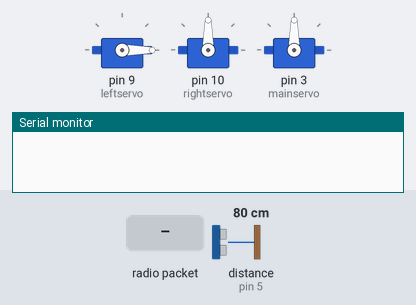
The sketch below on a simulated Arduino Uno, built with avr-gcc and run on an emulated ATmega328P. Parts: 3 × servo, the last lines printed to the serial monitor. Wiring (inferred from the names in the program): ultrasonic range finder: trigger pin 4; echo pin 5. Inputs (shaded band) come from the test bench; at power-on: distance to the obstacle (sensor on pin 5) 80 cm. The echo pulse lasts 58.3 µs per cm; no radio packets arrive unless stated.

Above: at 1.2 s.
1.3 s: radio packet "90" arrives
3.0 s: radio packet "200" arrives
At 3.9 s:
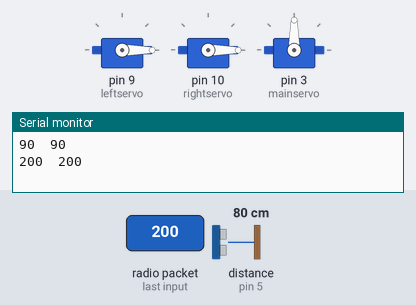
4.7 s: distance to the obstacle (sensor on pin 5) set to 12 cm
6.2 s: distance to the obstacle (sensor on pin 5) set to 9 cm
At 7.0 s:
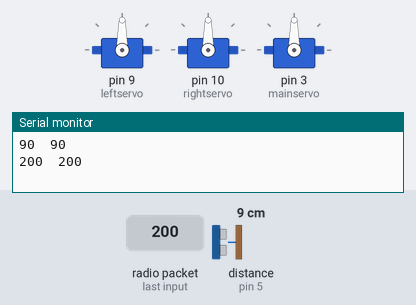
7.7 s: distance to the obstacle (sensor on pin 5) set to 18 cm
At 8.1 s:
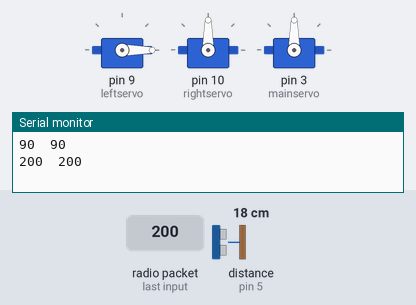
Timing chart, 0 to 10.2 s (numbered marks = the images above; inputs shaded):
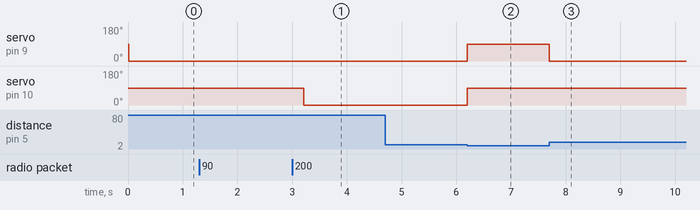

Measured:
- the behaviour switches between 11 and 10 cm on distance to the obstacle (sensor on pin 5) (found by bisection; images 1 and 2)
- after the input at 3.0 s, servo on pin 10 (rightservo): 90° → 0° after 0.21 s
- after the input at 4.7 s, every drawn part: stays the same
- after the input at 6.2 s, servo on pin 9 (leftservo), servo on pin 10 (rightservo): 0° → 90° at once
- after the input at 7.7 s, servo on pin 9 (leftservo): 90° → 0° at once

The sketch:

sketch_dec21a.ino
```cpp
/*
Arduino Wireless Communication Tutorial
      Example 1 - Receiver Code
by Dejan Nedelkovski, www.HowToMechatronics.com
Library: TMRh20/RF24, https://github.com/tmrh20/RF24/
Code emprunté
*/
// déclaration des variables et des librairies : Servo Moteur; communication sans fil
#include <Servo.h>
#include <SPI.h>
#include <nRF24L01.h>
#include <RF24.h>
RF24 radio(7, 8); // CE, CSN
const byte address  [6] = "00001"; //  Adresse du tuyau de communication
char receivedData[32] = ""; // taille des données envoyées en array
Servo leftservo;
Servo rightservo;
Servo mainservo;
const int trigPin = 4;
const int echoPin = 5;
// defines variables

void setup() {
Serial.begin(9600);
radio.begin();
radio.openReadingPipe(0, address);

radio.setPALevel(RF24_PA_MIN);
radio.startListening();
leftservo.attach(9);
rightservo.attach(10);
mainservo.attach(3);
pinMode(trigPin, OUTPUT); // Sets the trigPin as an Output
pinMode(echoPin, INPUT); // Sets the echoPin as an Input
}
int sense () {

long duration;
int distance;
// Clears the trigPin
digitalWrite(trigPin, LOW);
delayMicroseconds(2);
// Sets the trigPin on HIGH state for 10 micro seconds
digitalWrite(trigPin, HIGH);
delayMicroseconds(10);
digitalWrite(trigPin, LOW);
// Reads the echoPin, returns the sound wave travel time in microseconds
duration = pulseIn(echoPin, HIGH);
// Calculating the distance
distance= duration*0.034/2;
return distance;
}
void loop() {

int yvalue;
int xvalue;
int invertyvalue;
int left;
int right;
// Serial.println(radio.getPayloadSize());
if(sense() < 10) {
  xvalue = 90;
  yvalue= 90;
}
else {
if (radio.available()&&radio.getPayloadSize() >= sizeof(xvalue)+sizeof(yvalue) )  { // vérfier si la communication et établie


  radio.read(&receivedData, sizeof(receivedData));
  xvalue = atoi(&receivedData[0]); // convertion des données en entier
  delay(10);
  radio.read(&receivedData, sizeof(receivedData));
  yvalue = atoi(&receivedData[0]);
  Serial.print((yvalue));
  Serial.print("\t");
  Serial.println(xvalue);
  delay(200);
}
}
invertyvalue = map(yvalue, 0, 180, 180, 0); // valeur inverse de yvalue ; puisque les roues sont inversés
int moduleTourne = 179 / moduleTourne; // variable module pour scaler la  trajectoire
  if (yvalue > 90) { // la roue droite opposée à la roue gauche sera activé pour effectuer les mouvement de 0 à 180 degré
    if (xvalue >= 88 && xvalue <= 91 ) {
      leftservo.write(yvalue);
      rightservo.write(invertyvalue);
      // si la direction est droite donc le joystick est centré horizontalement
    }
    else {
    right = map(xvalue, 0, 179, moduleTourne, 0); // le niveau de rotation est déterminer par module tourne
         rightservo.write(right);
    }
  }
  else if (yvalue < 90) {  // direction de rotation de 180 degré à 360 degréCode.transmi
      if (xvalue >= 88 && xvalue <= 91 ) {
      leftservo.write(yvalue);
      rightservo.write(invertyvalue);
    }
    else {
    left = map(xvalue, 0, 179, 0, moduleTourne);
    leftservo.write(left);
    }
  }
  // si le joystick est immobile la voiture ne bouge pas
  else if (yvalue == 90) {
leftservo.write(90);
rightservo.write(90);
  }


}
```
